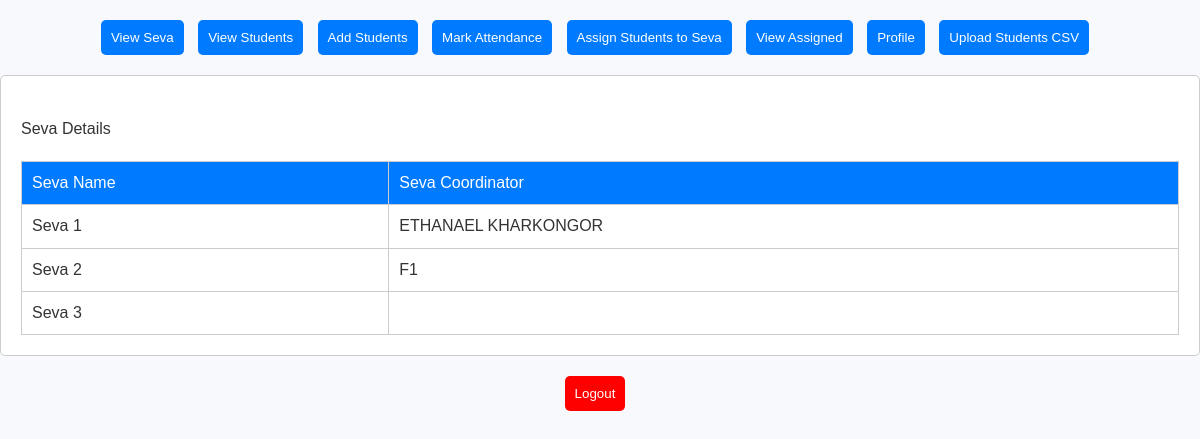
The page /seva_coordinator.php (signed in) on the database its author committed.
### tables this page shows
CREATE TABLE `seva_details` (
  `Seva Id` int(11) NOT NULL,
  `Seva Name` varchar(255) NOT NULL,
  `Seva Coordinator` varchar(255) NOT NULL,
  `EID` int(11) DEFAULT NULL,
  `StartTime` time DEFAULT NULL,
  `EndTime` time DEFAULT NULL
);

### seva_coordinator.php (the view, shortened to what this page needs)
<?php
$DATABASE_HOST = 'localhost';
$DATABASE_USER = 'root';
$DATABASE_PASS = '';
$DATABASE_NAME = 'newuniversity';
$con = mysqli_connect($DATABASE_HOST, $DATABASE_USER, $DATABASE_PASS, $DATABASE_NAME);
?>
<!DOCTYPE html>
<html>
<head>
    <link rel="stylesheet" type="text/css" href="home.css">
</head>
<body>
    <div class="button-container">
        <button class="tab-button" onclick="openTab('seva')">View Seva</button>
        <button class="tab-button" onclick="openTab('student')">View Students</button>
        <button class="tab-button" onclick="openTab('add_student')">Add Students</button>
        <button class="tab-button" onclick="openTab('attendance')">Mark Attendance</button>
        <button class="tab-button" onclick="openTab('assign')">Assign Students to Seva</button>
        <button class="tab-button" onclick="openTab('view_assigned_seva')">View Assigned</button>
        <button class="tab-button" onclick="openTab('profile')">Profile</button>
        <button class="tab-button" onclick="window.location.href='upload.html'">Upload Students CSV</button>
    </div>
    <div id="seva" class="tab" style="display: block;">
        <br>
        <h3>Seva Details</h3>
        <table>
            <tr>
                <th>Seva Name</th>
                <th>Seva Coordinator</th>
            </tr>
            <?php
            $sql = "SELECT * FROM seva_details";
            $result = mysqli_query($con, $sql);
            while ($row = mysqli_fetch_assoc($result)) {
                echo "<tr>";
                echo "<td>" . $row['Seva Name'] . "</td>";
                echo "<td>" . $row['Seva Coordinator'] . "</td>";
                echo "</tr>";
            }
            ?>
        </table>
    </div>
    <div class="button-container">
        <form action="logout.php" method="post">
            <button type="submit" name="logout" class="tab-button" style="background-color: #FF0000;">Logout</button>
        </form>
    </div>
</body>

### home.css (style rules this page uses)
html, body, div, span, applet, object, iframe, h1, h2, h3, h4, h5, h6, p, blockquote, pre, a, abbr, acronym, address, big, cite, code, del, dfn, em, img, ins, kbd, q, s, samp, small, strike, strong, sub, sup, tt, var, b, u, i, center, dl, dt, dd, ol, ul, li, fieldset, form, label, legend, table, caption, tbody, tfoot, thead, tr, th, td, article, aside, canvas, details, embed, figure, figcaption, footer, header, hgroup, menu, nav, output, ruby, section, summary, time, mark, audio, video { margin: 0; padding: 0; border: 0; font-size: 100%; font: inherit; vertical-align: baseline; }
body { line-height: 1.4; font-family: 'Arial', sans-serif; background-color: #f7f9fc; color: #333; }
.button-container { text-align: center; margin-top: 20px; }
.tab-button { padding: 10px 20px; cursor: pointer; background-color: #007BFF; color: #ffffff; border: none; border-radius: 5px; margin-right: 10px; display: inline-block; text-align: center; }
.tab { display: none; padding: 20px; background-color: #ffffff; border: 1px solid #ccc; border-radius: 5px; margin-top: 20px; }
table { width: 100%; border-collapse: collapse; margin-top: 20px; }
table, th, td { border: 1px solid #ccc; }
th, td { padding: 10px; text-align: left; }
th { background-color: #007BFF; color: #ffffff; }

### seva_coordinator.php (style rules this page uses)
.tab { display: none; }
.tab-button { padding: 10px; cursor: pointer; }
table { border: 1px solid; border-collapse: collapse; }

### rows shown on the page
seva_details: Seva Name "Seva 1", Seva Coordinator "ETHANAEL KHARKONGOR"
seva_details: Seva Name "Seva 2", Seva Coordinator "F1"
seva_details: Seva Name "Seva 3"
